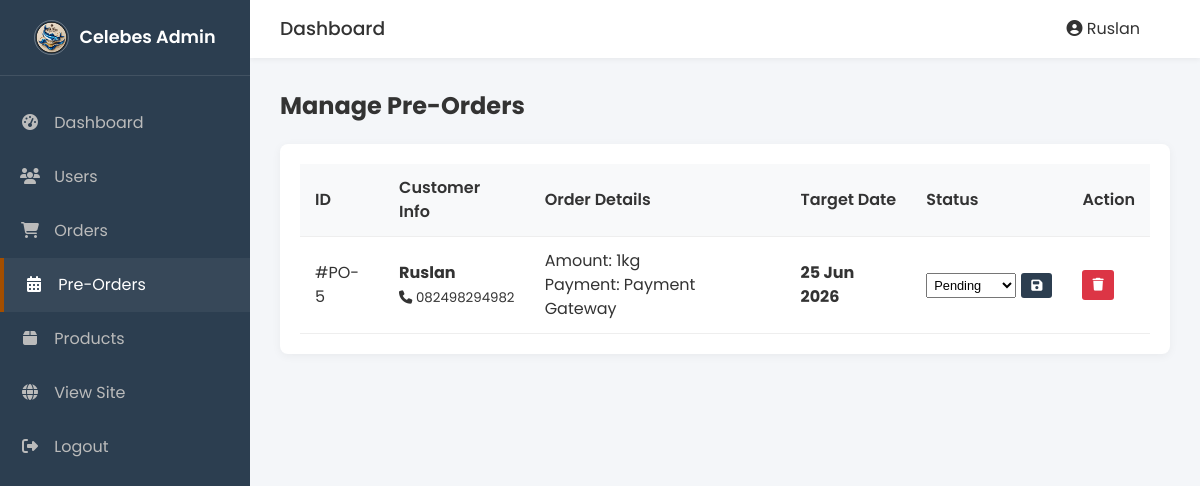
Screenshot of /admin/pre_orders.php (signed in) with the database file from the repository.
### tables this page shows
CREATE TABLE `pre_orders` (
  `id` int(11) NOT NULL,
  `user_id` int(11) NOT NULL,
  `name` varchar(100) NOT NULL,
  `phone` varchar(20) NOT NULL,
  `email` varchar(100) NOT NULL,
  `address` text NOT NULL,
  `amount` int(11) NOT NULL,
  `total_price` int(11) NOT NULL DEFAULT 0,
  `date` date NOT NULL,
  `note` text DEFAULT NULL,
  `payment` varchar(50) NOT NULL,
  `payment_proof` varchar(255) DEFAULT NULL,
  `status` enum('pending','processed','delivery','completed') NOT NULL DEFAULT 'pending',
  `created_at` timestamp NOT NULL DEFAULT current_timestamp()
);

### admin/pre_orders.php (the view, shortened to what this page needs)
<?php
require_once '../config/database.php';
require_once 'includes/header.php';
require_once 'includes/sidebar.php';
?>
<h2 style="margin-bottom: 20px;">Manage Pre-Orders</h2>
<div class="table-container">
    <table>
        <thead>
            <tr>
                <th>ID</th>
                <th>Customer Info</th>
                <th>Order Details</th>
                <th>Target Date</th>
                <th>Status</th>
                <th>Action</th>
            </tr>
        </thead>
        <tbody>
            <?php
            $orders = $conn->query("SELECT * FROM pre_orders ORDER BY created_at DESC");
            while($row = $orders->fetch_assoc()):
            ?>
            <tr>
                <td>#PO-<?php echo $row['id']; ?></td>
                <td>
                    <strong><?php echo htmlspecialchars($row['name']); ?></strong><br>
                    <small><i class="fas fa-phone"></i> <?php echo htmlspecialchars($row['phone']); ?></small>
                </td>
                <td>
                    Amount: <?php echo htmlspecialchars($row['amount']); ?>kg<br>
                    Payment: <?php echo htmlspecialchars($row['payment']); ?>
                </td>
                <td>
                    <strong><?php echo date('d M Y', strtotime($row['date'])); ?></strong>
                </td>
                <td>
                    <form action="" method="POST" style="display: flex; gap: 5px;">
                        <select name="status" style="padding: 3px; font-size: 0.8rem;">
                            <option value="pending" <?php echo $row['status']=='pending'?'selected':''; ?>>Pending</option>
                        </select>
                        <button type="submit" name="update_status" class="btn-sm btn-primary"><i class="fas fa-save"></i></button>
                    </form>
                </td>
                <td>
                    <a href="?delete=<?php echo $row['id']; ?>" class="btn-sm btn-danger" onclick="return confirm('Delete this pre-order?')"><i class="fas fa-trash"></i></a>
                </td>
            </tr>
            <?php endwhile; ?>
        </tbody>
    </table>
</div>
<?php require_once 'includes/footer.php'; ?>

### assets/css/admin.css (style rules this page uses)
:root { --admin-primary: #2c3e50; --admin-secondary: #a34e00; --admin-bg: #f4f6f9; --admin-text: #333; --sidebar-width: 250px; }
* { margin: 0; padding: 0; box-sizing: border-box; }
body { font-family: 'Poppins', sans-serif; background-color: var(--admin-bg); color: var(--admin-text); line-height: 1.5; }
.table-container { background: #fff; padding: 20px; border-radius: 8px; box-shadow: 0 2px 10px rgba(0,0,0,0.05); overflow-x: auto; }
table { width: 100%; border-collapse: collapse; }
th, td { padding: 12px 15px; text-align: left; border-bottom: 1px solid #eee; }
th { background-color: #f8f9fa; color: #333; font-weight: 600; }
.btn-sm { padding: 5px 10px; font-size: 0.8rem; border-radius: 3px; border: none; cursor: pointer; text-decoration: none; display: inline-block; }
.btn-primary { background: var(--admin-primary); color: #fff; }
.btn-danger { background: #dc3545; color: #fff; }

### rows the page displays
pre_orders: id "5", name "Ruslan", phone "082498294982", amount "1", payment "Payment Gateway", date "25 Jun 2026", status "Pending"

### other values shown
$_SESSION['user_name'] "Ruslan"
